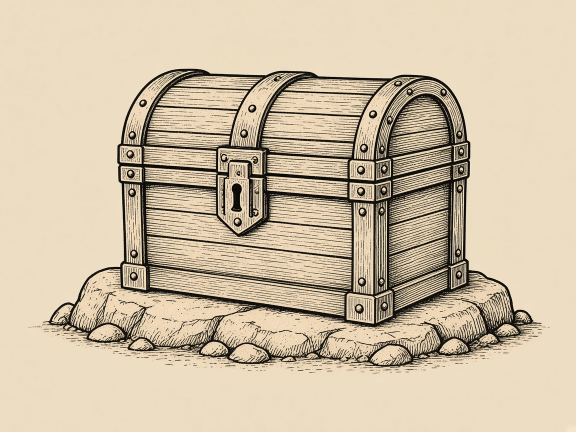
#> input picture handoff/art/chest/v1/work/closed_gen1.jpg, 1152 x 864 px (shown at 1/2 size)
$ python cut.py
#> lines starting #> are read from the running program, lines starting #| are printed output that depends on the picture; after the words box and inside, x2 and y2 are one past the last pixel; in counts of white or black regions, pixels touching at a corner belong together
from PIL import Image,ImageDraw,ImageFilter
import numpy as np,math,random
from scipy import ndimage
O='/workspace/handoff_to_maggi/chest/v1/'
def cutout(src):
#> called with src = 'closed_gen1.jpg'
    im=Image.open(src).convert('RGB');a=np.asarray(im).astype(int)
#> in cutout, im is the input picture: PIL image 1152x864 RGB; mean R, G, B 207.4, 191.7, 166.7
    bg=np.median(a[:10].reshape(-1,3),axis=0)
#> bg = [236, 220, 194]
    near=(np.abs(a-bg).sum(2)<38)
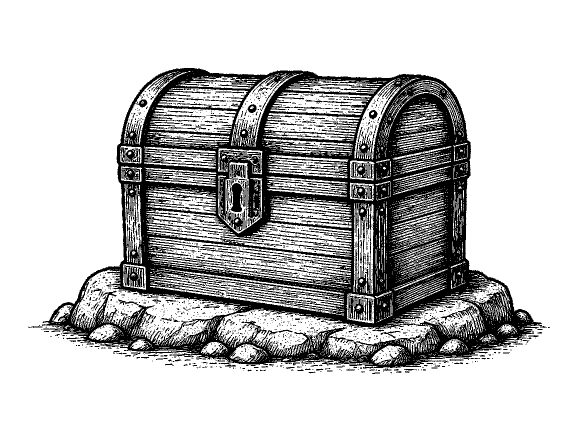
#> near: shape (864, 1152) bool (shown at 1/2 size); 76.1% white; 2636 black regions (2412 under 20 px), largest, box (x1, y1, x2, y2) and area: (84, 136, 1084, 736) 213181, (695, 591, 747, 643) 1397, (461, 362, 496, 429) 1330
    lab,n=ndimage.label(near)
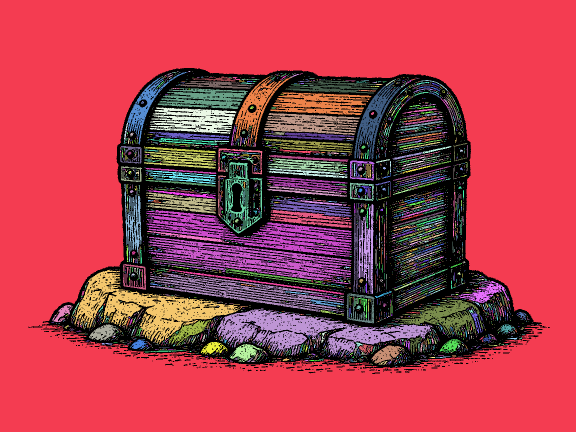
#> lab: shape (864, 1152) int32 (shown at 1/2 size); 5037 distinct labels, from 0 to 5036; one colour per label, 0 black
#> n = 5036
    edge=set(np.unique(np.concatenate([lab[0],lab[-1],lab[:,0],lab[:,-1]])))-{0}
#> edge = 1 item
    bgmask=np.isin(lab,list(edge))
#> bgmask: shape (864, 1152) bool; 57.4% white; 242 black regions (185 under 20 px), largest, box (x1, y1, x2, y2) and area: (84, 136, 1084, 736) 421560, (899, 718, 927, 722) 60, (450, 730, 472, 733) 56
    # keep loose ground stipple dots out: remove small specks after
    obj=~bgmask
    obj=ndimage.binary_opening(obj,iterations=1)
#> obj: shape (864, 1152) bool; 42.3% white; 110 white regions (96 under 20 px), largest, box (x1, y1, x2, y2) and area: (90, 136, 1083, 736) 420296, (354, 707, 374, 713) 56, (647, 724, 666, 730) 50
    lab2,n2=ndimage.label(obj);sizes=ndimage.sum(obj,lab2,range(1,n2+1))
#> after `lab2, n2 = ndimage.label(obj)`: lab2: shape (864, 1152) int32; 114 distinct labels, from 0 to 113
#> after `lab2, n2 = ndimage.label(obj)`: n2 = 113
#> after `sizes = ndimage.sum(obj, lab2, range(1, n2 + 1))`: sizes = 113 values, max 420296 at index 0, min 5 at index 2, mean 3730
    keep=np.isin(lab2,[i+1 for i,s in enumerate(sizes) if s>3000])
#> keep: shape (864, 1152) bool; 42.2% white; 1 white region, box (x1, y1, x2, y2) and area: (90, 136, 1083, 736) 420296
    keep=ndimage.binary_fill_holes(keep)
    al=Image.fromarray((keep*255).astype(np.uint8)).filter(ImageFilter.GaussianBlur(.7))
    rgba=im.convert('RGBA');rgba.putalpha(al)
    return rgba.crop(rgba.getbbox())
c=cutout('closed_gen1.jpg');o=cutout('open_gen1.jpg')
#> call 2 of cutout, with src = 'open_gen1.jpg'
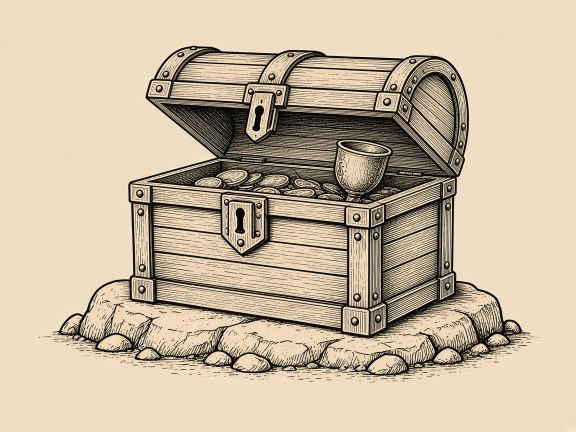
#> input picture handoff/art/chest/v1/work/open_gen1.jpg, 1152 x 864 px (shown at 1/2 size)
#> in cutout, im is the input picture: PIL image 1152x864 RGB; mean R, G, B 200.9, 185.2, 161.3
#> in cutout (call 2), `bg=np.median(a[:10].reshape(-1,3),axis=0)`: bg = [238, 221, 195]
#> in cutout (call 2), `near=(np.abs(a-bg).sum(2)<38)`: near: shape (864, 1152) bool; 71.4% white; 2085 black regions (1912 under 20 px), largest, box (x1, y1, x2, y2) and area: (104, 91, 1063, 755) 267970, (694, 418, 734, 451) 746, (263, 372, 297, 403) 652
#> in cutout (call 2), `lab,n=ndimage.label(near)`:
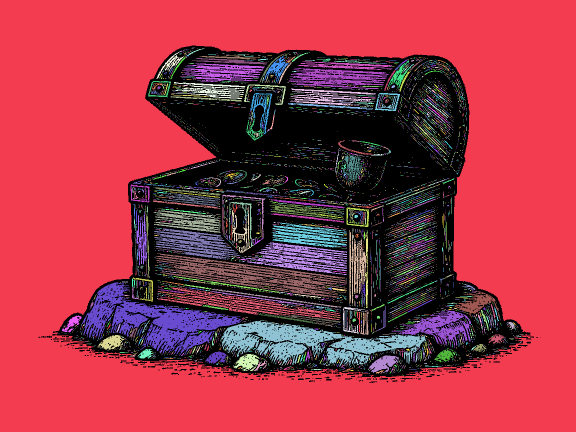
#> lab: shape (864, 1152) int32 (shown at 1/2 size); 6653 distinct labels, from 0 to 6652; one colour per label, 0 black
#> in cutout (call 2), `lab,n=ndimage.label(near)`: n = 6652
#> in cutout (call 2), `bgmask=np.isin(lab,list(edge))`: bgmask: shape (864, 1152) bool; 57% white; 228 black regions (167 under 20 px), largest, box (x1, y1, x2, y2) and area: (104, 91, 1063, 755) 424438, (446, 743, 477, 753) 107, (643, 740, 664, 748) 77
#> in cutout (call 2), `obj=ndimage.binary_opening(obj,iterations=1)`: obj: shape (864, 1152) bool; 42.7% white; 111 white regions (85 under 20 px), largest, box (x1, y1, x2, y2) and area: (111, 91, 1061, 754) 423622, (458, 744, 477, 752) 63, (763, 756, 776, 759) 35
#> in cutout (call 2), `lab2, n2 = ndimage.label(obj)`:
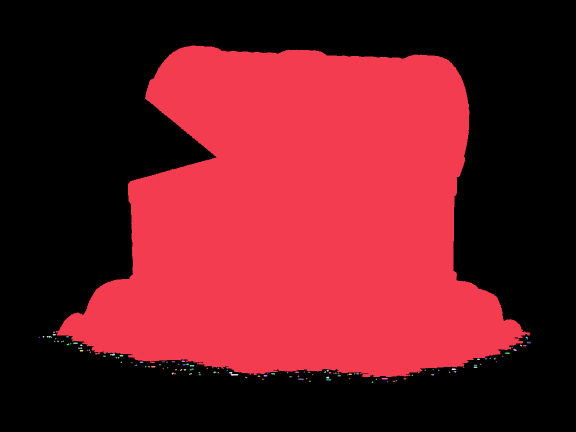
#> lab2: shape (864, 1152) int32 (shown at 1/2 size); 120 distinct labels, from 0 to 119; one colour per label, 0 black
#> in cutout (call 2), `lab2, n2 = ndimage.label(obj)`: n2 = 119
#> in cutout (call 2), `sizes = ndimage.sum(obj, lab2, range(1, n2 + 1))`: sizes = 119 values, max 423589 at index 0, min 5 at index 6, mean 3571.9
#> in cutout (call 2), `keep=np.isin(lab2,[i+1 for i,s in enumerate(sizes) if s>3000])`: keep: shape (864, 1152) bool; 42.6% white; 1 white region, box (x1, y1, x2, y2) and area: (111, 91, 1061, 754) 423589
print(c.size,o.size)
#| (997, 604) (954, 667)
# match rock widths (rock base is the widest part at bottom): scale so widths equal
W=420
def norm(im):return im.resize((W,round(im.height*W/im.width)),Image.Resampling.LANCZOS)
#> returned value: PIL image 420x254 RGBA
c=norm(c);o=norm(o)
H=max(c.height,o.height)
#> H = 294
for im,name in [(c,'chest.png'),(o,'chest_open.png')]:
    canvas=Image.new('RGBA',(W,H));canvas.alpha_composite(im,(0,H-im.height));canvas.save(O+name)
#> this loop made 2 passes
#> name on passes 1 to 2: 'chest.png', 'chest_open.png'
# shine: black woodcut rays
S=680;sh=Image.new('RGBA',(S*2,S*2));d=ImageDraw.Draw(sh);cx=cy=S;random.seed(7)
#> after `sh = Image.new('RGBA', (S * 2, S * 2))`: sh: PIL image 1360x1360 RGBA; every value is 0
n=20
for i in range(n):
    a=i*2*math.pi/n+random.uniform(-.04,.04)
    r0=S*0.36;r1=S*random.choice([0.78,0.92,0.70,0.98]);w=random.uniform(.055,.075)
    p=[(cx+r0*math.cos(a-w*.4),cy+r0*math.sin(a-w*.4)),(cx+r1*math.cos(a),cy+r1*math.sin(a)),(cx+r0*math.cos(a+w*.4),cy+r0*math.sin(a+w*.4))]
    # tapered wedge from inner edge
    p=[(cx+r0*math.cos(a-w),cy+r0*math.sin(a-w)),(cx+r1*math.cos(a),cy+r1*math.sin(a)),(cx+r0*math.cos(a+w),cy+r0*math.sin(a+w))]
    d.polygon(p,fill=(20,14,10,255))
    # short hatch rays between
    b=a+math.pi/n;r2=S*random.uniform(.45,.6)
    d.line([(cx+S*.34*math.cos(b),cy+S*.34*math.sin(b)),(cx+r2*math.cos(b),cy+r2*math.sin(b))],fill=(20,14,10,255),width=9)
# carve rough edges: random nicks
arr=np.asarray(sh).copy();noise=np.random.RandomState(3).rand(*arr.shape[:2])
arr[...,3]=np.where(noise<0.06,0,arr[...,3]);sh=Image.fromarray(arr)
#> after `arr[..., 3] = np.where(noise < 0.06, 0, arr[..., 3])`: arr: shape (1360, 1360, 4); mean R, G, B, A 1.3, 0.9, 0.7, 16.1
sh=sh.resize((S,S),Image.Resampling.LANCZOS);sh.save(O+'shine.png')
# preview on scenery
bg=Image.open('field_ref_flat.jpg').convert('RGBA').resize((1200,550))
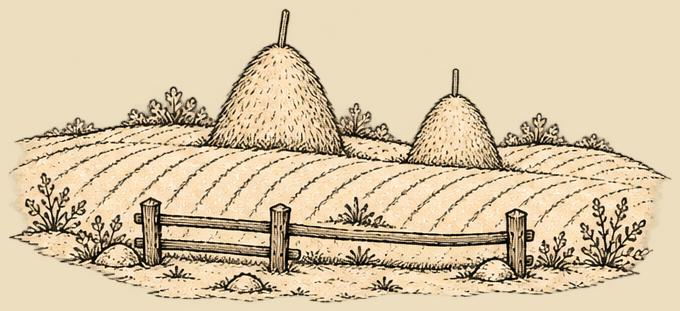
#> input picture handoff/art/chest/v1/work/field_ref_flat.jpg, 680 x 311 px
pv=Image.new('RGBA',(1500,620),(236,222,190,255));
for k,(im) in enumerate([c,o]):
    x=60+k*720;pv.alpha_composite(bg.crop((0,0,700,550)).resize((700,550)),(x-40,40))
    s2=sh.resize((520,520));ci0=im.resize((300,round(im.height*300/im.width)));pv.alpha_composite(s2,(x+310-260,560-ci0.height//2-260))
    ci=im.resize((300,round(im.height*300/im.width)));pv.alpha_composite(ci,(x+310-150,560-ci.height))
#> this loop made 2 passes
#> x on passes 1 to 2: 60, 780
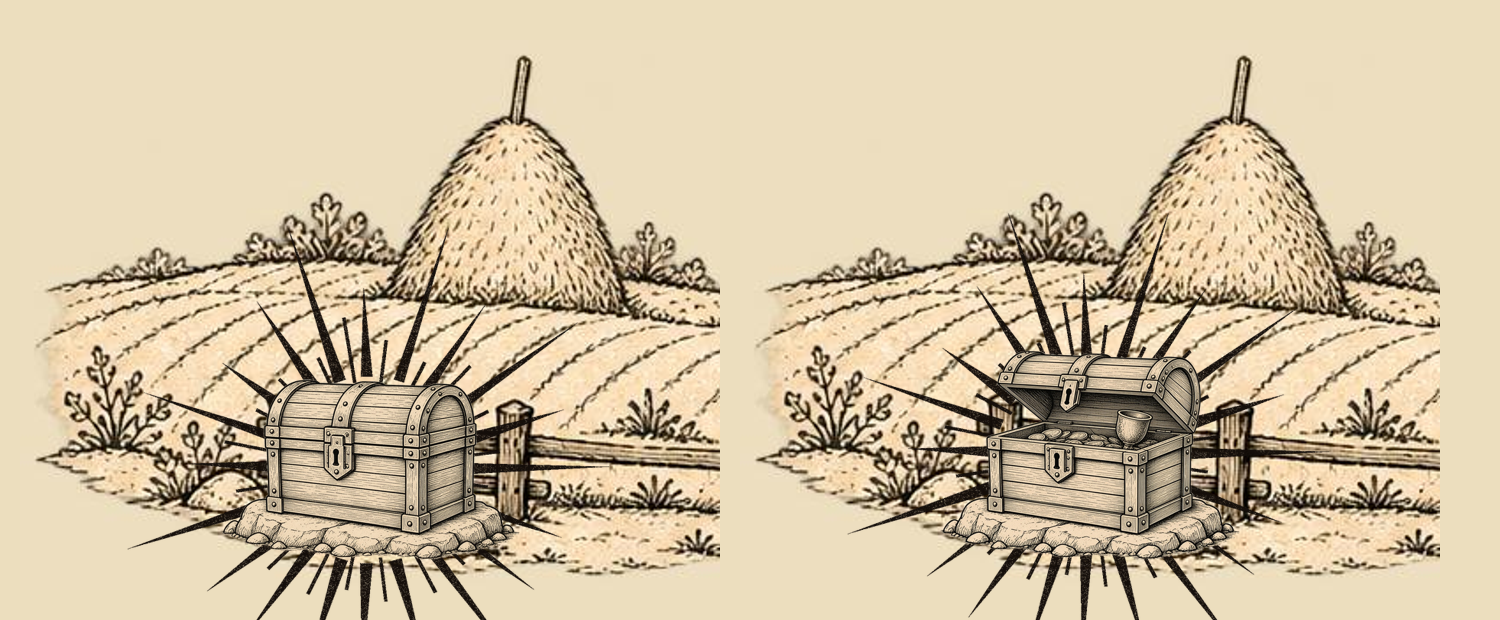
#> pv: PIL image 1500x620 RGBA; mean R, G, B, A 210.5, 193.8, 163.9, 255
pv.convert('RGB').save(O+'preview.jpg',quality=92)
